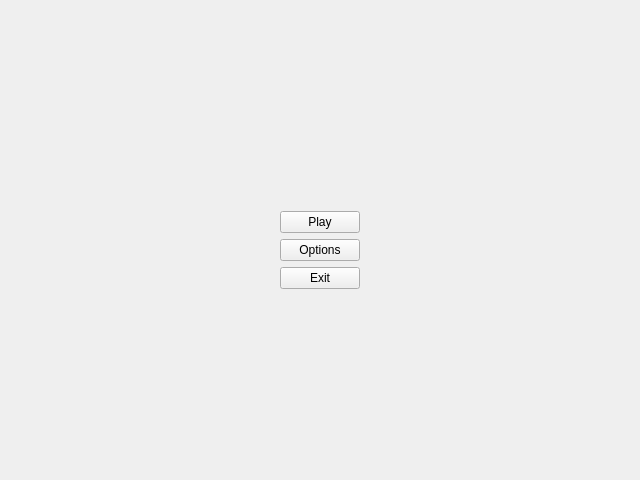
<?xml version="1.0" encoding="UTF-8"?>
<ui version="4.0">
 <class>Menu</class>
 <widget class="QWidget" name="Menu">
  <property name="geometry">
   <rect>
    <x>0</x>
    <y>0</y>
    <width>640</width>
    <height>480</height>
   </rect>
  </property>
  <property name="windowTitle">
   <string>Form</string>
  </property>
  <layout class="QVBoxLayout" name="verticalLayout">
   <item>
    <spacer name="spacer_top">
     <property name="orientation">
      <enum>Qt::Vertical</enum>
     </property>
     <property name="sizeHint" stdset="0">
      <size>
       <width>20</width>
       <height>40</height>
      </size>
     </property>
    </spacer>
   </item>
   <item>
    <layout class="QHBoxLayout" name="layout_outer">
     <item>
      <spacer name="spacer_left">
       <property name="orientation">
        <enum>Qt::Horizontal</enum>
       </property>
       <property name="sizeType">
        <enum>QSizePolicy::Expanding</enum>
       </property>
       <property name="sizeHint" stdset="0">
        <size>
         <width>40</width>
         <height>20</height>
        </size>
       </property>
      </spacer>
     </item>
     <item>
      <layout class="QVBoxLayout" name="layout_inner">
       <item>
        <widget class="QLabel" name="image_logo">
         <property name="text">
          <string notr="true"/>
         </property>
         <property name="pixmap">
          <pixmap>../../images/hp.png</pixmap>
         </property>
         <property name="scaledContents">
          <bool>false</bool>
         </property>
         <property name="alignment">
          <set>Qt::AlignCenter</set>
         </property>
        </widget>
       </item>
       <item>
        <widget class="QPushButton" name="button_play">
         <property name="text">
          <string>Play</string>
         </property>
        </widget>
       </item>
       <item>
        <widget class="QPushButton" name="button_option">
         <property name="text">
          <string>Options</string>
         </property>
        </widget>
       </item>
       <item>
        <widget class="QPushButton" name="button_exit">
         <property name="text">
          <string>Exit</string>
         </property>
        </widget>
       </item>
      </layout>
     </item>
     <item>
      <spacer name="spacer_right">
       <property name="orientation">
        <enum>Qt::Horizontal</enum>
       </property>
       <property name="sizeType">
        <enum>QSizePolicy::MinimumExpanding</enum>
       </property>
       <property name="sizeHint" stdset="0">
        <size>
         <width>40</width>
         <height>20</height>
        </size>
       </property>
      </spacer>
     </item>
    </layout>
   </item>
   <item>
    <spacer name="spacer_bottom">
     <property name="orientation">
      <enum>Qt::Vertical</enum>
     </property>
     <property name="sizeHint" stdset="0">
      <size>
       <width>20</width>
       <height>40</height>
      </size>
     </property>
    </spacer>
   </item>
  </layout>
 </widget>
 <resources/>
 <connections/>
</ui>
